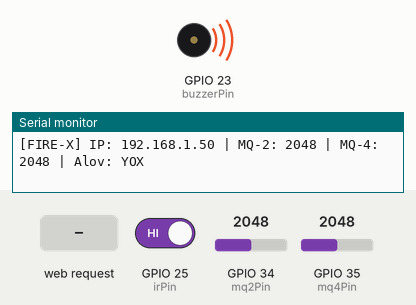
Recording of a sketch running on a simulated ESP32. Shown: buzzer (waves = sounding, pin HIGH), the last lines printed to the serial monitor. The inputs (shaded band) are chosen by the test bench; at power-on: GPIO 25 (irPin) HIGH, GPIO 34 (mq2Pin) = 2048, GPIO 35 (mq4Pin) = 2048. WiFi joins after 1.5 s; servers stay silent unless stated.

Above: at 5.7 s.
5.8 s: HTTP request GET /sound/off received
At 6.5 s:
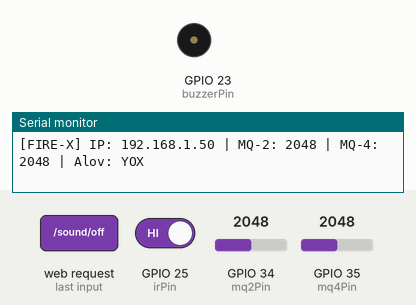
7.3 s: HTTP request GET /sound/on received
At 7.6 s:
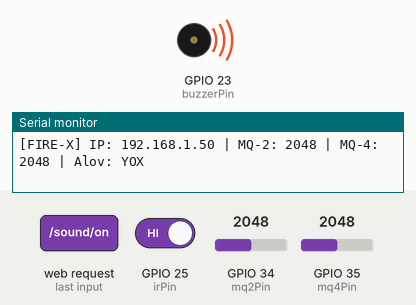
Timing chart, 0 to 10.3 s (numbered marks = the images above; inputs shaded):
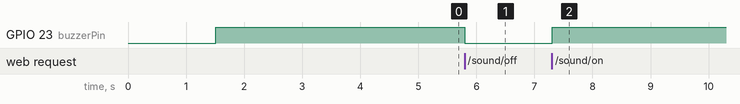

The sketch:

esp32_mq2_firex.ino
```cpp
#include <WiFi.h>

// ─── HOTSPOT MƏLUMATLARI ─────────────────────────────────────────
const char* ssid     = "Redmi Note 14S";
const char* password = "raiz20101";
// (Əgər noutbukun hotspotuna qoşsanız: ssid = "Murat's Magicbook", password = "31cibaba")

// ─── PİN TƏYİNATLARI ───────────────────────────────────────────
const int mq2Pin    = 34;       // MQ-2 AO (GPIO 34)
const int mq4Pin    = 35;       // MQ-4 AO (GPIO 35)
const int irPin     = 25;       // IR Alov Sensoru DO (GPIO 25)
const int buzzerPin = 23;       // Buzzer (GPIO 23)

// ─── HƏSSASLIQ HƏDLƏRİ ──────────────────────────────────────────
const int mq2Threshold = 1000;
const int mq4Threshold = 2500;

bool soundEnabled = true;
unsigned long buzzerTestUntil = 0;
unsigned long lastSerialPrint = 0;

WiFiServer server(80);

void setup() {
  Serial.begin(115200);
  pinMode(buzzerPin, OUTPUT);
  pinMode(irPin, INPUT);

  pinMode(mq2Pin, INPUT);
  pinMode(mq4Pin, INPUT);

  digitalWrite(buzzerPin, LOW);

  WiFi.mode(WIFI_STA);
  WiFi.begin(ssid, password);
  Serial.print("Wi-Fi-a qoşulur");

  while (WiFi.status() != WL_CONNECTED) {
    delay(500);
    Serial.print(".");
  }

  // Qoşulduğu Hotspot-un (Redmi Note 14S və ya Noutbuk) öz alt-şəbəkəsində Sabit .120 IP-sini təyin edir
  // (Məs: Noutbukda 192.168.137.120, Redmi Note 14S-də isə telefonun öz şəbəkəsində xxx.xxx.xxx.120)
  IPAddress gw = WiFi.gatewayIP();
  IPAddress sub = WiFi.subnetMask();
  IPAddress local_ip(gw[0], gw[1], gw[2], 120);
  if (WiFi.localIP() != local_ip) {
    WiFi.config(local_ip, gw, sub, IPAddress(8, 8, 8, 8));
  }

  Serial.println("\n----------------------------------------");
  Serial.println("Wi-Fi uğurla qoşuldu!");
  Serial.print("SABİT IP ÜNVANI: http://");
  Serial.println(WiFi.localIP());
  Serial.println("----------------------------------------");

  server.begin();
}

void loop() {
  int mq2Value = analogRead(mq2Pin);
  int mq4Value = analogRead(mq4Pin);
  int irState = digitalRead(irPin);
  bool irFlameDetected = (irState == LOW);

  bool danger = (mq2Value > mq2Threshold) || (mq4Value > mq4Threshold) || irFlameDetected;
  bool testActive = (millis() < buzzerTestUntil);

  if (testActive || (danger && soundEnabled)) {
    digitalWrite(buzzerPin, HIGH);
  } else {
    digitalWrite(buzzerPin, LOW);
  }

  // Hər 1 saniyədən bir Serial Monitor-da da göstər
  if (millis() - lastSerialPrint >= 1000) {
    lastSerialPrint = millis();
    Serial.print("[FIRE-X] IP: ");
    Serial.print(WiFi.localIP());
    Serial.print(" | MQ-2: ");
    Serial.print(mq2Value);
    Serial.print(" | MQ-4: ");
    Serial.print(mq4Value);
    Serial.print(" | Alov: ");
    Serial.println(irFlameDetected ? "VAR" : "YOX");
  }

  WiFiClient client = server.available();
  if (client) {
    String currentLine = "";
    String requestHeader = "";
    while (client.connected()) {
      if (client.available()) {
        char c = client.read();
        requestHeader += c;
        if (c == '\n') {
          if (currentLine.length() == 0) {
            if (requestHeader.indexOf("GET /sound/on") != -1) {
              soundEnabled = true;
            } else if (requestHeader.indexOf("GET /sound/off") != -1) {
              soundEnabled = false;
            } else if (requestHeader.indexOf("GET /buzzer/test") != -1) {
              buzzerTestUntil = millis() + 2500;
            }

            if (requestHeader.indexOf("GET /data") != -1) {
              client.println("HTTP/1.1 200 OK");
              client.println("Content-type:application/json; charset=utf-8");
              client.println("Access-Control-Allow-Origin: *");
              client.println("Connection: close");
              client.println();
              client.print("{\"mq2\":");
              client.print(mq2Value);
              client.print(",\"mq4\":");
              client.print(mq4Value);
              client.print(",\"flame\":");
              client.print(irFlameDetected ? "true" : "false");
              client.print(",\"sound\":");
              client.print(soundEnabled ? "true" : "false");
              client.print(",\"danger\":");
              client.print(danger ? "true" : "false");
              client.println("}");
              break;
            }

            client.println("HTTP/1.1 200 OK");
            client.println("Content-type:text/html; charset=utf-8");
            client.println("Access-Control-Allow-Origin: *");
            client.println("Connection: close");
            client.println();

            client.println("<!DOCTYPE html><html><head><meta charset='UTF-8'>");
            client.println("<meta name='viewport' content='width=device-width, initial-scale=1'>");
            client.println("<title>FIRE-X Monitorinq Paneli</title>");
            client.println("<style>");
            client.println("body{font-family:Arial; text-align:center; background:#f4f4f9; margin-top:20px;}");
            client.println(".card{background:white; padding:20px; border-radius:10px; display:inline-block; box-shadow:0px 0px 10px rgba(0,0,0,0.1); max-width:400px; width:100%;}");
            client.println(".val{font-size:28px; font-weight:bold; color:#007BFF;}");
            client.println(".btn{background:#dc3545; color:white; padding:12px 20px; border:none; border-radius:5px; font-size:16px; cursor:pointer; margin:10px; text-decoration:none; display:inline-block;}");
            client.println(".btn-on{background:#28a745;}");
            client.println("</style>");
            client.println("<meta http-equiv='refresh' content='2'>");
            client.println("</head><body>");

            client.println("<div class='card'>");
            client.println("<h2>FIRE-X Təhlükəsizlik</h2>");

            client.println("<p><b>MQ-2 Tüstü Dəyəri:</b><br><span class='val'>" + String(mq2Value) + "</span></p>");
            client.println("<p><b>MQ-4 Metan Dəyəri:</b><br><span class='val'>" + String(mq4Value) + "</span></p>");

            if (irFlameDetected) {
              client.println("<p style='color:red; font-weight:bold; font-size:18px;'>🔥 IR Alov Aşkarlandı!</p>");
            } else {
              client.println("<p style='color:green; font-weight:bold;'>IR Alov: Normal (Gözləmədə)</p>");
            }

            if (danger) {
              client.println("<p style='color:red; font-weight:bold; font-size:20px;'>⚠️ TƏHLÜKƏ MÜƏYYƏN EDİLDİ!</p>");
            } else {
              client.println("<p style='color:green; font-weight:bold;'>Status: Hər şey qaydasındadır</p>");
            }

            client.println("<hr>");
            client.println("<h3>Təhlükə Zamanı Səs Rejimi</h3>");
            if (soundEnabled) {
              client.println("<p style='color:green; font-weight:bold;'>Səs: Açıqdır (Xəbərdarlıq edəcək)</p>");
              client.println("<a href='/sound/off' class='btn'>Təhlükə Səsini Bağla</a>");
            } else {
              client.println("<p style='color:orange; font-weight:bold;'>Səs: Səssiz rejimdədir</p>");
              client.println("<a href='/sound/on' class='btn btn-on'>Təhlükə Səsini Aç</a>");
            }

            client.println("</div></body></html>");
            break;
          } else {
            currentLine = "";
          }
        } else if (c != '\r') {
          currentLine += c;
        }
      }
    }
    client.stop();
  }
}
```

Measured:
- after the input at 5.8 s, GPIO 23 (buzzerPin): HIGH → LOW at once
- after the input at 7.3 s, GPIO 23 (buzzerPin): LOW → HIGH at once
